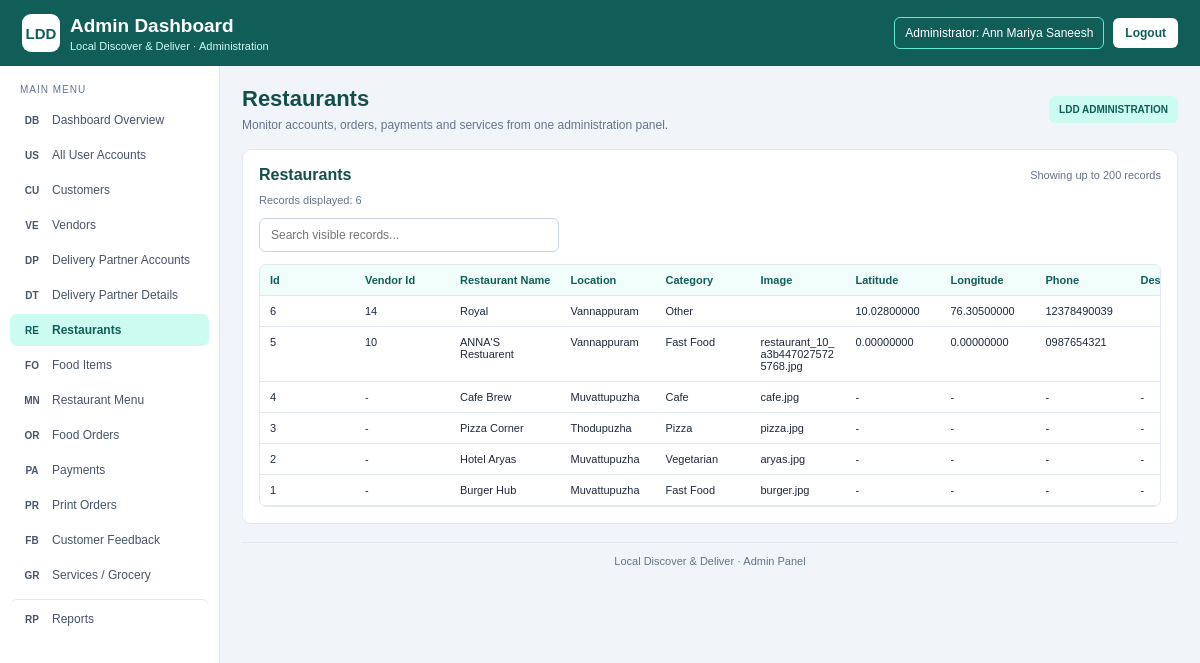
Screenshot of /admin/admin_dashboard.php?view=restaurants (signed in) with the database file from the repository.
### tables this page shows
CREATE TABLE `restaurants` (
  `id` int(11) NOT NULL,
  `vendor_id` int(11) DEFAULT NULL,
  `restaurant_name` varchar(100) DEFAULT NULL,
  `location` varchar(100) DEFAULT NULL,
  `category` varchar(50) DEFAULT NULL,
  `image` varchar(255) DEFAULT NULL,
  `latitude` decimal(10,8) DEFAULT NULL,
  `longitude` decimal(11,8) DEFAULT NULL,
  `phone` varchar(20) DEFAULT NULL,
  `description` text DEFAULT NULL
);

### admin/admin_dashboard.php (the view, shortened to what this page needs)
<?php
require_once __DIR__ . "/../backend/db.php";
function e($value)
{
    return htmlspecialchars((string)($value ?? "-"), ENT_QUOTES, "UTF-8");
}
function getCount($conn, $table)
{
    $result = mysqli_query($conn, "SELECT COUNT(*) AS total FROM `$table`");
    $row = mysqli_fetch_assoc($result);
    return (int)($row["total"] ?? 0);
}
$views = [
    "overview"          => "Dashboard Overview",
    "users"             => "All User Accounts",
    "customers"         => "Customers",
    "vendors"           => "Vendors",
    "delivery_users"    => "Delivery Partner Accounts",
    "delivery_partners" => "Delivery Partner Details",
    "restaurants"       => "Restaurants",
    "food_items"        => "Food Items",
    "restaurant_menu"   => "Restaurant Menu",
    "food_orders"       => "Food Orders",
    "payments"          => "Payments",
    "print_orders"      => "Print Orders",
    "feedback"          => "Customer Feedback",
    "services"          => "Services / Grocery"
];
$menuIcons = [
    "overview"          => "DB",
    "users"             => "US",
    "customers"         => "CU",
    "vendors"           => "VE",
    "delivery_users"    => "DP",
    "delivery_partners" => "DT",
    "restaurants"       => "RE",
    "food_items"        => "FO",
    "restaurant_menu"   => "MN",
    "food_orders"       => "OR",
    "payments"          => "PA",
    "print_orders"      => "PR",
    "feedback"          => "FB",
    "services"          => "GR"
];
$view = $_GET["view"] ?? "overview";
$adminName = $_SESSION["name"] ?? "Administrator";
$rows = [];
$columns = [];
$loadError = false;
if ($view !== "overview") {
    $tableMap = [
        "users"             => "users",
        "customers"         => "users",
        "vendors"           => "users",
        "delivery_users"    => "users",
        "delivery_partners" => "delivery_partners",
        "restaurants"       => "restaurants",
        "food_items"        => "food_items",
        "restaurant_menu"   => "restaurant_menu",
        "food_orders"       => "food_orders",
        "payments"          => "payments",
        "print_orders"      => "print_orders",
        "feedback"          => "feedback",
        "services"          => "services"
    ];
    $table = $tableMap[$view] ?? null;
    if ($table !== null) {
        if ($view === "feedback") {
            $sql = "
                SELECT
                    f.id AS feedback_id,
                    u.name AS customer_name,
                    u.email AS customer_email,
                    f.rating,
                    f.message,
                    f.created_at
                FROM feedback f
                LEFT JOIN users u
                    ON f.user_id = u.id
                ORDER BY f.created_at DESC
                LIMIT 200
            ";
            $result = mysqli_query($conn, $sql);
            if ($result) {
                while ($row = mysqli_fetch_assoc($result)) {
                    $rows[] = $row;
                }
            } else {
                error_log(
                    "Admin feedback query failed: " .
                    mysqli_error($conn)
                );
                $loadError = true;
            }
        }
        else {
            $result = mysqli_query(
                $conn,
                "SELECT * FROM `$table` ORDER BY 1 DESC LIMIT 200"
            );
            if ($result) {
                while ($row = mysqli_fetch_assoc($result)) {
                    unset($row["password"]);
                    $rows[] = $row;
                }
            } else {
                error_log(
                    "Admin list query failed: " .
                    mysqli_error($conn)
                );
                $loadError = true;
            }
        }
        if (!empty($rows)) {
            $columns = array_keys($rows[0]);
        }
    }
}
$cards = [
    ["Registered Users", getCount($conn, "users"), "users", "US"],
    ["Restaurants", getCount($conn, "restaurants"), "restaurants", "RE"],
    ["Food Items", getCount($conn, "food_items"), "food_items", "FO"],
    ["Food Orders", getCount($conn, "food_orders"), "food_orders", "OR"],
    ["Payments", getCount($conn, "payments"), "payments", "PA"],
    ["Print Orders", getCount($conn, "print_orders"), "print_orders", "PR"],
    ["Delivery Partners", getCount($conn, "delivery_partners"), "delivery_partners", "DP"],
    ["Feedback Entries", getCount($conn, "feedback"), "feedback", "FB"],
    ["Services / Grocery", getCount($conn, "services"), "services", "GR"]
];
?>
<!DOCTYPE html>
<html lang="en">
<head>
</head>
<body>
<header class="topbar">
    <div class="brand">
        <div class="brand-logo">LDD</div>
        <div>
            <h1>Admin Dashboard</h1>
            <p>Local Discover &amp; Deliver · Administration</p>
        </div>
    </div>
    <div class="top-actions">
        <span class="admin-badge">
            Administrator: <?= e($adminName) ?>
        </span>
        <a class="logout" href="../backend/logout.php">Logout</a>
    </div>
</header>
<div class="layout">
    <aside class="sidebar">
        <div class="menu-heading">Main Menu</div>
        <?php foreach ($views as $key => $label): ?>
            <a
                class="<?= $view === $key ? 'active' : '' ?>"
                href="admin_dashboard.php?view=<?= e($key) ?>"
            >
                <span class="menu-icon">
                    <?= e($menuIcons[$key] ?? "") ?>
                </span>
                <span><?= e($label) ?></span>
            </a>
        <?php endforeach; ?>
        <a
            class="reports-link"
            href="reports.php"
        >
            <span class="menu-icon">RP</span>
            <span>Reports</span>
        </a>
    </aside>
    <main>
        <div class="page-heading">
            <div>
                <h2><?= e($views[$view]) ?></h2>
                <p>
                    Monitor accounts, orders, payments and services
                    from one administration panel.
                </p>
            </div>
            <span class="today-label">LDD ADMINISTRATION</span>
        </div>
        <?php if ($view === "overview"): ?>
            <div class="section-label">System Overview</div>
            <section class="cards">
                <?php foreach ($cards as $card): ?>
                    <a
                        class="stat-card"
                        href="admin_dashboard.php?view=<?= e($card[2]) ?>"
                    >
                        <div class="stat-top">
                            <span class="stat-title">
                                <?= e($card[0]) ?>
                            </span>
                            <span class="stat-icon">
                                <?= e($card[3]) ?>
                            </span>
                        </div>
                        <div class="stat-number">
                            <?= (int)$card[1] ?>
                        </div>
                        <div class="stat-link">
                            View records &rarr;
                        </div>
                    </a>
                <?php endforeach; ?>
            </section>
        <?php else: ?>
            <section class="table-panel">
                <div class="table-header">
                    <h3><?= e($views[$view]) ?></h3>
                    <span class="record-count">
                        Showing up to 200 records
                    </span>
                </div>
                <?php if ($loadError): ?>
                    <div class="error-state" style="margin-top:14px">
                        <strong>Unable to load this section.</strong><br>
                        Please check the table name and database
                        connection in phpMyAdmin. The detailed error
                        is saved in the PHP error log.
                    </div>
                <?php else: ?>
                    <div class="record-count" style="margin-top:10px">
                        Records displayed: <?= count($rows) ?>
                    </div>
                    <input
                        type="search"
                        class="search-box"
                        id="tableSearch"
                        placeholder="Search visible records..."
                        aria-label="Search visible records"
                    >
                    <div class="table-wrap">
                        <table id="recordsTable">
                            <thead>
                                <tr>
                                    <?php foreach ($columns as $column): ?>
                                        <th>
                                            <?= e(
                                                ucwords(
                                                    str_replace("_", " ", $column)
                                                )
                                            ) ?>
                                        </th>
                                    <?php endforeach; ?>
                                </tr>
                            </thead>
                            <tbody>
                                <?php foreach ($rows as $row): ?>
                                    <tr>
                                        <?php foreach ($columns as $column): ?>
                                            <td>
                                                <?= e($row[$column] ?? "-") ?>
                                            </td>
                                        <?php endforeach; ?>
                                    </tr>
                                <?php endforeach; ?>
                            </tbody>
                        </table>
                    </div>
                <?php endif; ?>
            </section>
        <?php endif; ?>
        <footer class="footer">
            Local Discover &amp; Deliver · Admin Panel
        </footer>
    </main>
</div>
</body>
</html>

### admin/admin_dashboard.php (style rules this page uses)
:root { --primary: #0f766e; --dark: #115e59; --light: #ccfbf1; --background: #f1f5f9; --text: #1e293b; --muted: #64748b; --border: #e2e8f0; --white: #ffffff; }
* { box-sizing: border-box; }
body { margin: 0; font-family: Arial, Helvetica, sans-serif; background: var(--background); color: var(--text); }
.topbar { min-height: 66px; padding: 10px 22px; background: var(--dark); color: var(--white); display: flex; justify-content: space-between; align-items: center; gap: 12px; flex-wrap: wrap; }
.brand { display: flex; align-items: center; gap: 10px; }
.brand-logo { width: 38px; height: 38px; display: grid; place-items: center; border-radius: 9px; background: var(--white); color: var(--dark); font-size: 15px; font-weight: bold; }
.brand h1 { font-size: 19px; margin: 0; }
.brand p { margin: 3px 0 0; color: #ccfbf1; font-size: 11px; }
.top-actions { display: flex; align-items: center; gap: 9px; }
.admin-badge { padding: 8px 10px; border: 1px solid #5eead4; border-radius: 6px; font-size: 12px; }
.logout { display: inline-block; padding: 8px 12px; background: var(--white); color: var(--dark); text-decoration: none; font-size: 12px; font-weight: bold; border-radius: 6px; }
.layout { display: grid; grid-template-columns: 220px minmax(0, 1fr); min-height: calc(100vh - 66px); }
.sidebar { padding: 13px 10px; background: var(--white); border-right: 1px solid var(--border); }
.menu-heading { padding: 0 10px; margin: 5px 0 9px; color: var(--muted); font-size: 10px; letter-spacing: 1px; text-transform: uppercase; }
.sidebar a { display: flex; align-items: center; gap: 8px; margin-bottom: 3px; padding: 9px 10px; border-radius: 7px; color: #475569; text-decoration: none; font-size: 12px; transition: background .15s; }
.sidebar a:hover, .sidebar a.active { background: var(--light); color: var(--dark); font-weight: bold; }
.menu-icon { width: 24px; flex-shrink: 0; text-align: center; font-size: 10px; font-weight: bold; }
.sidebar a.reports-link { margin-top: 8px; border-top: 1px solid var(--border); padding-top: 12px; }
main { min-width: 0; padding: 20px 22px; }
.page-heading { display: flex; justify-content: space-between; align-items: center; gap: 10px; flex-wrap: wrap; margin-bottom: 15px; }
.page-heading h2 { margin: 0; color: #134e4a; font-size: 22px; }
.page-heading p { margin: 5px 0 0; color: var(--muted); line-height: 1.4; font-size: 12px; }
.today-label { background: var(--light); color: var(--dark); border-radius: 6px; padding: 8px 10px; font-size: 10px; font-weight: bold; white-space: nowrap; }
.table-panel { margin-top: 4px; padding: 16px; border-radius: 9px; background: var(--white); border: 1px solid var(--border); }
.table-header { display: flex; justify-content: space-between; align-items: center; gap: 10px; flex-wrap: wrap; }
.table-header h3 { margin: 0; color: #134e4a; font-size: 16px; }
.record-count { color: var(--muted); font-size: 11px; }
.search-box { width: 100%; max-width: 300px; margin-top: 12px; padding: 9px 11px; border: 1px solid #cbd5e1; border-radius: 6px; outline-color: var(--primary); font-size: 12px; }
.table-wrap { margin-top: 12px; overflow: auto; max-height: 600px; border: 1px solid var(--border); border-radius: 7px; }
table { width: 100%; border-collapse: collapse; font-size: 11px; }
th, td { min-width: 95px; padding: 9px 10px; border-bottom: 1px solid var(--border); text-align: left; vertical-align: top; overflow-wrap: anywhere; max-width: 250px; }
th { position: sticky; top: 0; z-index: 1; background: #f0fdfa; color: var(--dark); white-space: nowrap; }
.footer { margin-top: 18px; padding: 12px 0 0; border-top: 1px solid var(--border); color: var(--muted); font-size: 11px; text-align: center; }

### rows the page displays
restaurants: id "6", vendor "14", restaurant_name "Royal", location "Vannappuram", category "Other", latitude "10.02800000", longitude "76.30500000", phone "12378490039"
restaurants: id "5", vendor "10", restaurant_name "ANNA'S Restuarent", location "Vannappuram", category "Fast Food", image "restaurant_10_a3b4470275725768.jpg", latitude "0.00000000", longitude "0.00000000", phone "0987654321"
restaurants: id "4", vendor "-", restaurant_name "Cafe Brew", location "Muvattupuzha", category "Cafe", image "cafe.jpg", latitude "-", longitude "-", phone "-", description "-"
restaurants: id "3", vendor "-", restaurant_name "Pizza Corner", location "Thodupuzha", category "Pizza", image "pizza.jpg", latitude "-", longitude "-", phone "-", description "-"
restaurants: id "2", vendor "-", restaurant_name "Hotel Aryas", location "Muvattupuzha", category "Vegetarian", image "aryas.jpg", latitude "-", longitude "-", phone "-", description "-"
restaurants: id "1", vendor "-", restaurant_name "Burger Hub", location "Muvattupuzha", category "Fast Food", image "burger.jpg", latitude "-", longitude "-", phone "-", description "-"

### other values shown
$adminName "Ann Mariya Saneesh"
$menuIcons[$key] "DB"
$label "Dashboard Overview"
$menuIcons[$key] "US"
$label "All User Accounts"
$menuIcons[$key] "CU"
$label "Customers"
$menuIcons[$key] "VE"
$label "Vendors"
$menuIcons[$key] "DP"
$label "Delivery Partner Accounts"
$menuIcons[$key] "DT"
$label "Delivery Partner Details"
$menuIcons[$key] "RE"
$label "Restaurants"
